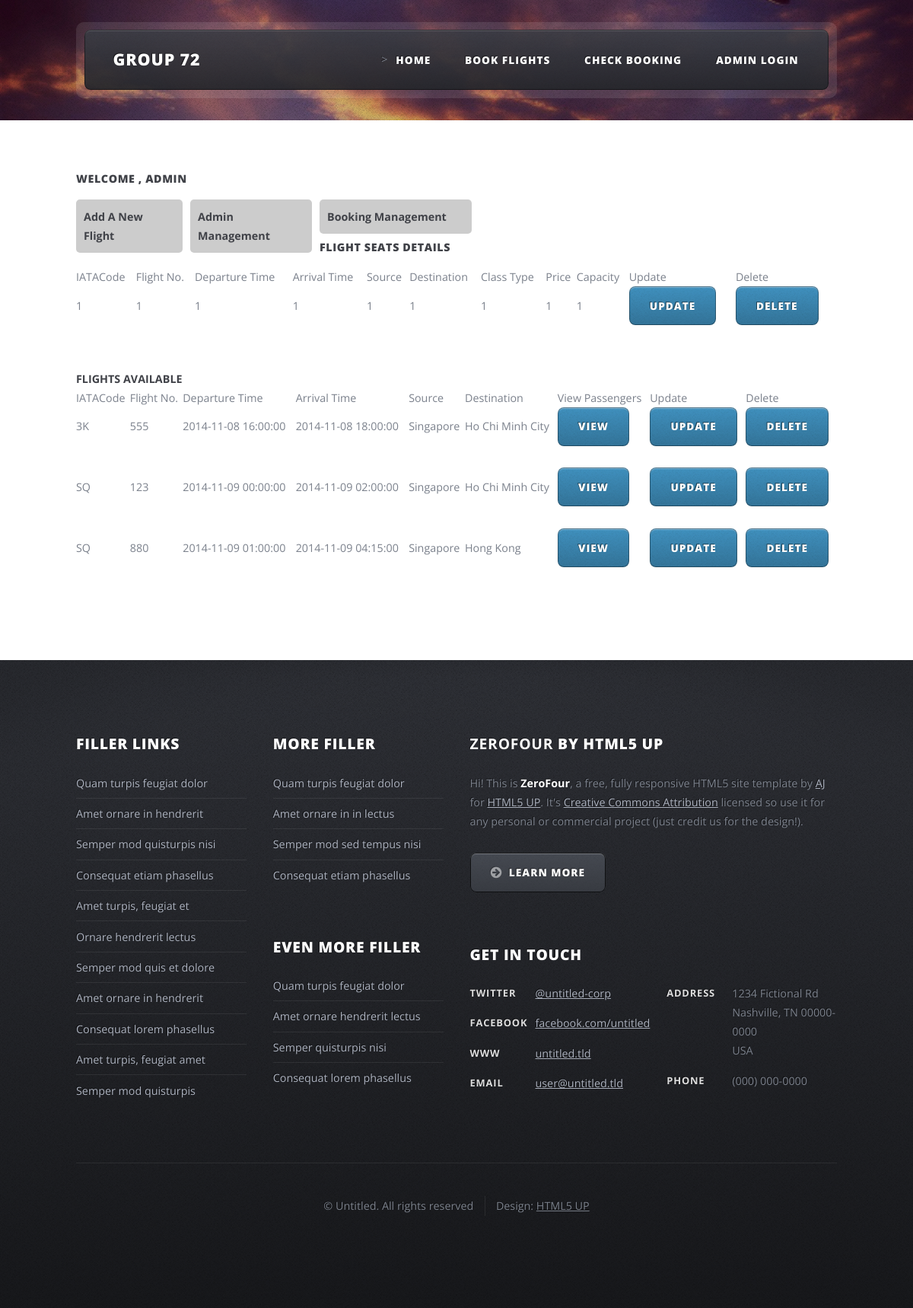
The page /admin_page.php (signed in) on the database its author committed.
### tables this page shows
CREATE TABLE `flight` (
  `IATACode` char(10) NOT NULL DEFAULT '',
  `FlightNo` varchar(10) NOT NULL DEFAULT '',
  `DepartureTime` timestamp NOT NULL,
  `ArrivalTime` timestamp NOT NULL CHECK (`ArrivalTime` >= `DepartureTime`),
  `source` varchar(25) NOT NULL,
  `destination` varchar(25) NOT NULL, 
  PRIMARY KEY (`IATACode`,`FlightNo`,`DepartureTime`),
  CONSTRAINT `flight_ibfk_1` FOREIGN KEY (`IATACode`) REFERENCES `airline` (`IATACode`) ON DELETE CASCADE
);

### admin_config.php (called while the page is built)
<?php
	if(ISSET($_SESSION["admin"])) {
		$welcome_msg = "Welcome , " . $_SESSION["admin"];
	} else {
		header('Location: http://localhost/DatabaseBeta/admin_login.php');
	}
?>

### admin_page.php (the view, shortened to what this page needs)
<?php
	require('includes/html_form.class.php');
	require('admin_config.php');
	$html_table = "<table border='1' cellspacing='5' cellpadding='8' style='border-collapse:collapse'>";
	$query = "SELECT * FROM fullflightdetails";
	$result = mysql_query($query);
	$html_table .= "<tr><td>IATACode</td><td>Flight No.</td><td>Departure Time</td><td>Arrival Time</td><td> Source </td><td> Destination </td><td>Class Type</td><td>Price</td><td>Capacity</td><td>Update</td><td>Delete</td></tr>";
	while ($row = mysql_fetch_assoc($result)) {
		$html_table .= "<tr>";
		$html_table .= "<td>" . $row["IATACode"] . "</td>";
		$html_table .= "<td>" . $row["FlightNo"] . "</td>";
		$html_table .= "<td>" . $row["DepartureTime"] . "</td>";
		$html_table .= "<td>" . $row["ArrivalTime"] . "</td>";
		$html_table .= "<td>" . $row["source"] . "</td>";
		$html_table .= "<td>" . $row["destination"] . "</td>";
		$html_table .= "<td>" . $row["classType"] . "</td>";
		$html_table .= "<td>" . $row["price"] . "</td>";
		$html_table .= "<td>" . $row["seatCount"] . "</td>";
		$frm = new HTML_Form();
		$frmStr = $frm->startForm('admin_edit.php?edit=1', 'post') . PHP_EOL .
    	$frm->addInput('hidden', 'IATACode', $row["IATACode"], array('id'=>'IATACode') ) .
    	$frm->addInput('hidden', 'FlightNo', $row["FlightNo"], array('id'=>'FlightNo') ) .
    	$frm->addInput('hidden', 'DepartureTime', $row["DepartureTime"], array('id'=>'DepartureTime') ) .
    	$frm->addInput('hidden', 'ArrivalTime', $row["ArrivalTime"], array('id'=>'ArrivalTime') ) .
    	$frm->addInput('hidden', 'source', $row["source"], array('id'=>'source') ) .
    	$frm->addInput('hidden', 'destination', $row["destination"], array('id'=>'destination') ) .
    	$frm->addInput('hidden', 'classType', $row["classType"], array('id'=>'classType') ) .
    	$frm->addInput('hidden', 'price', $row["price"], array('id'=>'price') ) .
    	$frm->addInput('hidden', 'seatCount', $row["seatCount"], array('id'=>'seatCount') ) .
	    $frm->startTag('p') .
	    $frm->addInput('submit', 'submit', 'Update') .
	    $frm->endTag() . PHP_EOL .
        $frm->endForm();
        $html_table .= "<td>" . $frmStr . "</td>";
		$deletefrm = new HTML_Form();
		$delFrmStr = $deletefrm->startForm('admin_delete.php?delete=1', 'post') . PHP_EOL .
    	$deletefrm->addInput('hidden', 'IATACode', $row["IATACode"], array('id'=>'IATACode') ) .
    	$deletefrm->addInput('hidden', 'FlightNo', $row["FlightNo"], array('id'=>'FlightNo') ) .
    	$deletefrm->addInput('hidden', 'DepartureTime', $row["DepartureTime"], array('id'=>'DepartureTime') ) .
    	$deletefrm->addInput('hidden', 'ArrivalTime', $row["ArrivalTime"], array('id'=>'ArrivalTime') ) .
    	$deletefrm->addInput('hidden', 'source', $row["source"], array('id'=>'source') ) .
    	$deletefrm->addInput('hidden', 'destination', $row["destination"], array('id'=>'destination') ) .
    	$deletefrm->addInput('hidden', 'classType', $row["classType"], array('id'=>'classType') ) .
    	$deletefrm->addInput('hidden', 'price', $row["price"], array('id'=>'price') ) .
    	$deletefrm->addInput('hidden', 'seatCount', $row["seatCount"], array('id'=>'seatCount') ) .
	    $deletefrm->startTag('p') .
	    $deletefrm->addInput('submit', 'submit', 'Delete') .
	    $deletefrm->endTag() . PHP_EOL .
        $deletefrm->endForm();
        $html_table .= "<td>" . $delFrmStr . "</td>";
		$html_table .= "</tr>";
	}
	$html_table .= "</table>";
	$flights_query = "SELECT * FROM flight WHERE DepartureTime >= NOW() ORDER BY DepartureTime ASC";
	$result = mysql_query($flights_query);
	$html_table1 = "<table border='1' cellspacing='5' cellpadding='8' style='border-collapse:collapse'>";
	$html_table1 .= "<tr><td>IATACode</td><td>Flight No.</td><td>Departure Time</td><td>Arrival Time</td><td> Source </td><td> Destination </td><td>View Passengers</td><td>Update</td><td>Delete</td></tr>";
	while ($row = mysql_fetch_assoc($result)) {
		$html_table1 .= "<tr>";
		$html_table1 .= "<td>" . $row["IATACode"] . "</td>";
		$html_table1 .= "<td>" . $row["FlightNo"] . "</td>";
		$html_table1 .= "<td>" . $row["DepartureTime"] . "</td>";
		$html_table1 .= "<td>" . $row["ArrivalTime"] . "</td>";
		$html_table1 .= "<td>" . $row["source"] . "</td>";
		$html_table1 .= "<td>" . $row["destination"] . "</td>";
		$ViewFrm = new HTML_Form();
		$ViewStr = $ViewFrm->startForm('admin_viewFlightPassenger.php?view=1', 'post', 'editForm', array('class'=>'editForm')) . PHP_EOL .
    	$ViewFrm->addInput('hidden', 'IATACode', $row["IATACode"], array('id'=>'IATACode') ) .
    	$ViewFrm->addInput('hidden', 'FlightNo', $row["FlightNo"], array('id'=>'FlightNo') ) .
    	$ViewFrm->addInput('hidden', 'DepartureTime', $row["DepartureTime"], array('id'=>'DepartureTime') ) .
    	$ViewFrm->addInput('hidden', 'ArrivalTime', $row["ArrivalTime"], array('id'=>'ArrivalTime') ) .
    	$ViewFrm->addInput('hidden', 'source', $row["source"], array('id'=>'source') ) .
    	$ViewFrm->addInput('hidden', 'destination', $row["destination"], array('id'=>'destination') ) .
	    $ViewFrm->startTag('p') .
	    $ViewFrm->addInput('submit', 'submit', 'View') .
	    $ViewFrm->endTag() . PHP_EOL .
        $ViewFrm->endForm();
        $html_table1 .= "<td>" . $ViewStr . "</td>";
		$flightFrm = new HTML_Form();
		$frmStr = $flightFrm->startForm('admin_flightEdit.php?edit=1', 'post', 'editForm', array('class'=>'editForm')) . PHP_EOL .
    	$flightFrm->addInput('hidden', 'IATACode', $row["IATACode"], array('id'=>'IATACode') ) .
    	$flightFrm->addInput('hidden', 'FlightNo', $row["FlightNo"], array('id'=>'FlightNo') ) .
    	$flightFrm->addInput('hidden', 'DepartureTime', $row["DepartureTime"], array('id'=>'DepartureTime') ) .
    	$flightFrm->addInput('hidden', 'ArrivalTime', $row["ArrivalTime"], array('id'=>'ArrivalTime') ) .
    	$flightFrm->addInput('hidden', 'source', $row["source"], array('id'=>'source') ) .
    	$flightFrm->addInput('hidden', 'destination', $row["destination"], array('id'=>'destination') ) .
	    $flightFrm->startTag('p') .
	    $flightFrm->addInput('submit', 'submit', 'Update') .
	    $flightFrm->endTag() . PHP_EOL .
        $flightFrm->endForm();
        $html_table1 .= "<td>" . $frmStr . "</td>";
		$deleteFlightfrm = new HTML_Form();
		$delFrmStr = $deleteFlightfrm->startForm('admin_flightDelete.php?delete=1', 'post', 'deleteForm', array('class'=>'deleteForm') ) . PHP_EOL .
    	$deleteFlightfrm->addInput('hidden', 'IATACode', $row["IATACode"], array('id'=>'IATACode') ) .
    	$deleteFlightfrm->addInput('hidden', 'FlightNo', $row["FlightNo"], array('id'=>'FlightNo') ) .
    	$deleteFlightfrm->addInput('hidden', 'DepartureTime', $row["DepartureTime"], array('id'=>'DepartureTime') ) .
    	$deleteFlightfrm->addInput('hidden', 'ArrivalTime', $row["ArrivalTime"], array('id'=>'ArrivalTime') ) .
    	$deleteFlightfrm->addInput('hidden', 'source', $row["source"], array('id'=>'source') ) .
    	$deleteFlightfrm->addInput('hidden', 'destination', $row["destination"], array('id'=>'destination') ) .
	    $deleteFlightfrm->startTag('p') .
	    $deleteFlightfrm->addInput('submit', 'submit', 'Delete') .
	    $deleteFlightfrm->endTag() . PHP_EOL .
        $deleteFlightfrm->endForm();
        $html_table1 .= "<td>" . $delFrmStr . "</td>";
		$html_table1 .= "</tr>";
	}
	$html_table1 .= "</table>";
?>
<!DOCTYPE HTML>
<html>
<?php include_once 'header.php' ?>
<body class="left-sidebar">
	<?php include_once 'top.php' ?>
	<div id="main-wrapper">
		<div class="wrapper style2">
			<div class="inner">
				<div class="container">
					<div class="row">
						<div class="12u skel-cell-important">
							<div id="content">
								<h1><?php echo $welcome_msg . "</br>"; ?></h1>
								<a href="admin_newFlight.php" style="float:left; display:block; margin: 0px 10px 5px 0px; background:#ccc; text-decoration:none; color:#fff; padding: 10px; width:14%; color:#fff; border-radius:5px;"><b>Add A New Flight</b></a>
								<a href="admin_manageAdmin.php" style="float:left; display:block; margin: 0px 10px 5px 0px; background:#ccc; text-decoration:none; padding: 10px; width:16%; color:#fff; border-radius:5px;"><b>Admin Management</b></a>
								<a href="admin_bookingManagement.php" style="float:left; display:block; margin: 0px 10px 5px 0px; background:#ccc; text-decoration:none; padding: 10px; width:20%; color:#fff; border-radius:5px;"><b>Booking Management</b></a><br>
								<br>
								<h1>Flight Seats Details</h1>
								<?php echo $html_table; ?>
								<b>FLIGHTS AVAILABLE</b>
								<?php echo $html_table1; ?>
								</div>
							</div>
						</div>
					</div>
				</div>
			</div>
		</div>
		<?php include_once 'footer.php' ?>
	</body>
	</html>

### includes/html_form.class.php (shortened to what this page needs)
<?php
class HTML_Form {
    private $tag;
    private $xhtml;
    function __construct($xhtml = true) {
        $this->xhtml = $xhtml;
    }
    function startForm($action = '#', $method = 'post', $id = '', $attr_ar = array() ) {
        $str = "<form action=\"$action\" method=\"$method\"";
        if ( !empty($id) ) {
            $str .= " id=\"$id\"";
        }
        $str .= $attr_ar? $this->addAttributes( $attr_ar ) . '>': '>';
        return $str;
    }
    private function addAttributes( $attr_ar ) {
        $str = '';
        $min_atts = array('checked', 'disabled', 'readonly', 'multiple',
                'required', 'autofocus', 'novalidate', 'formnovalidate');
        foreach( $attr_ar as $key=>$val ) {
            if ( in_array($key, $min_atts) ) {
                if ( !empty($val) ) {
                    $str .= $this->xhtml? " $key=\"$key\"": " $key";
                }
            } else {
                $str .= " $key=\"$val\"";
            }
        }
        return $str;
    }
    function addInput($type, $name, $value, $attr_ar = array() ) {
        $str = "<input type=\"$type\" name=\"$name\" value=\"$value\"";
        if ($attr_ar) {
            $str .= $this->addAttributes( $attr_ar );
        }
        $str .= $this->xhtml? ' />': '>';
        return $str;
    }
    function endForm() {
        return "</form>";
    }
    function startTag($tag, $attr_ar = array() ) {
        $this->tag = $tag;
        $str = "<$tag";
        $str .= '>';
        return $str;
    }
    function endTag($tag = '') {
        $str = $tag? "</$tag>": "</$this->tag>";
        $this->tag = '';
        return $str;
    }
}
?>

### header.php (shortened to what this page needs)
<head>
		<link href="css/modal.css" rel="stylesheet">
	</head>

### top.php
<div id="header-wrapper">
	<div class="container">
		<div class="row">
			<div class="12u">
				<header id="header">
					<div class="inner">
						<h1><a href="index.html" id="logo">Group 72</a></h1>
						<nav id="nav">
							<ul>
								<li class="#">><a href="index.html">Home</a></li>
								<li class="#"><a href="search.php">Book Flights</a></li>
								<li class="#"><a href="check.php">Check Booking</a></li>
								<li class="#"><a href="admin_login.php">Admin Login</a></li>
							</ul>
						</nav>
					</div>
				</header>
			</div>
		</div>
	</div>
</div>

### footer.php
<div id="footer-wrapper">
	<footer id="footer" class="container">
		<div class="row">
			<div class="3u">
					<section>
						<h2>Filler Links</h2>
						<ul class="divided">
							<li><a href="#">Quam turpis feugiat dolor</a></li>
							<li><a href="#">Amet ornare in hendrerit </a></li>
							<li><a href="#">Semper mod quisturpis nisi</a></li>
							<li><a href="#">Consequat etiam phasellus</a></li>
							<li><a href="#">Amet turpis, feugiat et</a></li>
							<li><a href="#">Ornare hendrerit lectus</a></li>
							<li><a href="#">Semper mod quis et dolore</a></li>
							<li><a href="#">Amet ornare in hendrerit</a></li>
							<li><a href="#">Consequat lorem phasellus</a></li>
							<li><a href="#">Amet turpis, feugiat amet</a></li>
							<li><a href="#">Semper mod quisturpis</a></li>
						</ul>
					</section>
			</div>
			<div class="3u">
					<section>
						<h2>More Filler</h2>
						<ul class="divided">
							<li><a href="#">Quam turpis feugiat dolor</a></li>
							<li><a href="#">Amet ornare in in lectus</a></li>
							<li><a href="#">Semper mod sed tempus nisi</a></li>
							<li><a href="#">Consequat etiam phasellus</a></li>
						</ul>
					</section>
					<section>
						<h2>Even More Filler</h2>
						<ul class="divided">
							<li><a href="#">Quam turpis feugiat dolor</a></li>
							<li><a href="#">Amet ornare hendrerit lectus</a></li>
							<li><a href="#">Semper quisturpis nisi</a></li>
							<li><a href="#">Consequat lorem phasellus</a></li>
						</ul>
					</section>
			</div>
			<div class="6u">
					<section>
						<h2><strong>ZeroFour</strong> by HTML5 UP</h2>
						<p>Hi! This is <strong>ZeroFour</strong>, a free, fully responsive HTML5 site
						template by <a href="http://n33.co/">AJ</a> for <a href="http://html5up.net/">HTML5 UP</a>.
						It's <a href="http://html5up.net/license/">Creative Commons Attribution</a>
						licensed so use it for any personal or commercial project (just credit us
						for the design!).</p>
						<a href="#" class="button alt icon fa-arrow-circle-right">Learn More</a>
					</section>
					<section>
						<h2>Get in touch</h2>
						<div>
							<div class="row">
								<div class="6u">
									<dl class="contact">
										<dt>Twitter</dt>
										<dd><a href="#">@untitled-corp</a></dd>
										<dt>Facebook</dt>
										<dd><a href="#">facebook.com/untitled</a></dd>
										<dt>WWW</dt>
										<dd><a href="#">untitled.tld</a></dd>
										<dt>Email</dt>
										<dd><a href="#">user@untitled.tld</a></dd>
									</dl>
								</div>
								<div class="6u">
									<dl class="contact">
										<dt>Address</dt>
										<dd>
											1234 Fictional Rd<br />
											Nashville, TN 00000-0000<br />
											USA
										</dd>
										<dt>Phone</dt>
										<dd>(000) 000-0000</dd>
									</dl>
								</div>
							</div>
						</div>
					</section>
			</div>
		</div>
		<div class="row">
			<div class="12u">
				<div id="copyright">
					<ul class="menu">
						<li>&copy; Untitled. All rights reserved</li><li>Design: <a href="http://html5up.net">HTML5 UP</a></li>
					</ul>
				</div>
			</div>
		</div>
	</footer>
</div>

### css/style-desktop.css (style rules this page uses)
body,input,select,textarea { font-size: 11pt; line-height: 1.85em; }
#header-wrapper { padding: 3em 0; }
#footer-wrapper { padding: 7em 0 7em 0; }
.wrapper { padding: 7em 0 7em 0; }
#header { position: relative; border-radius: 10px; background: rgba(255,255,255,0.10); padding: 0.75em; }
#header .inner { position: relative; height: 5.5em; background-color: #3B3E45; background-color: rgba(59,62,69,0.9); background-image: -moz-linear-gradient(top, rgba(0,0,0,0), rgba(0,0,0,0.35)), url('images/bg02.png'); background-image: -webkit-linear-gradient(top, rgba(0,0,0,0), rgba(0,0,0,0.35)), url('images/bg02.png'); background-image: -o-linear-gradient(top, rgba(0,0,0,0), rgba(0,0,0,0.35)), url('images/bg02.png'); background-image: -ms-linear-gradient(top, rgba(0,0,0,0), rgba(0,0,0,0.35)), url('images/bg02.png'); background-image: linear-gradient(top, rgba(0,0,0,0), rgba(0,0,0,0.35)), url('images/bg02.png'); border-radius: 8px; box-shadow: inset 0px 0px 0px 1px rgba(0,0,0,0.45), inset 0px 2px 1px 0px rgba(255,255,255,0.15); text-shadow: -1px -1px 0 rgba(0,0,0,0.5); }
#header h1 { position: absolute; left: 1.75em; top: 50%; margin-top: -0.65em; font-size: 1.5em; color: #fff; }
#nav { position: absolute; right: 2em; top: 0; line-height: 5.5em; }
#nav > ul > li { float: left; padding: 0 0.8em 0 0.8em; }
#nav > ul > li > a, #nav > ul > li > span { color: #fff; text-decoration: none; text-transform: uppercase; font-weight: 800; font-size: 0.95em; letter-spacing: 0.075em; padding: 0.5em 0.8em 0.5em 0.8em; border-radius: 6px; outline: 0; }
#nav > ul > li:last-child { padding-right: 0; }

### css/style-1000px.css (style rules this page uses)
body,input,select,textarea { line-height: 1.75em; font-size: 10.75pt; }
#header-wrapper { padding: 2em 0 0 0; height: 11em; }
#footer-wrapper { padding: 4.5em 0 4.5em 0; }
.wrapper { padding: 4.5em 0 4.5em 0; }

### rows shown on the page
flight: IATACode "3K", FlightNo "555", DepartureTime "2014-11-08 16:00:00", ArrivalTime "2014-11-08 18:00:00", source "Singapore", destination "Ho Chi Minh City"
flight: IATACode "SQ", FlightNo "123", DepartureTime "2014-11-09 00:00:00", ArrivalTime "2014-11-09 02:00:00", source "Singapore", destination "Ho Chi Minh City"
flight: IATACode "SQ", FlightNo "880", DepartureTime "2014-11-09 01:00:00", ArrivalTime "2014-11-09 04:15:00", source "Singapore", destination "Hong Kong"

### other values the page prints
$welcome_msg "WELCOME , ADMIN"
$row["IATACode"] "1"
$row["FlightNo"] "1"
$row["DepartureTime"] "1"
$row["ArrivalTime"] "1"
$row["source"] "1"
$row["destination"] "1"
$row["classType"] "1"
$row["price"] "1"
$row["seatCount"] "1"
